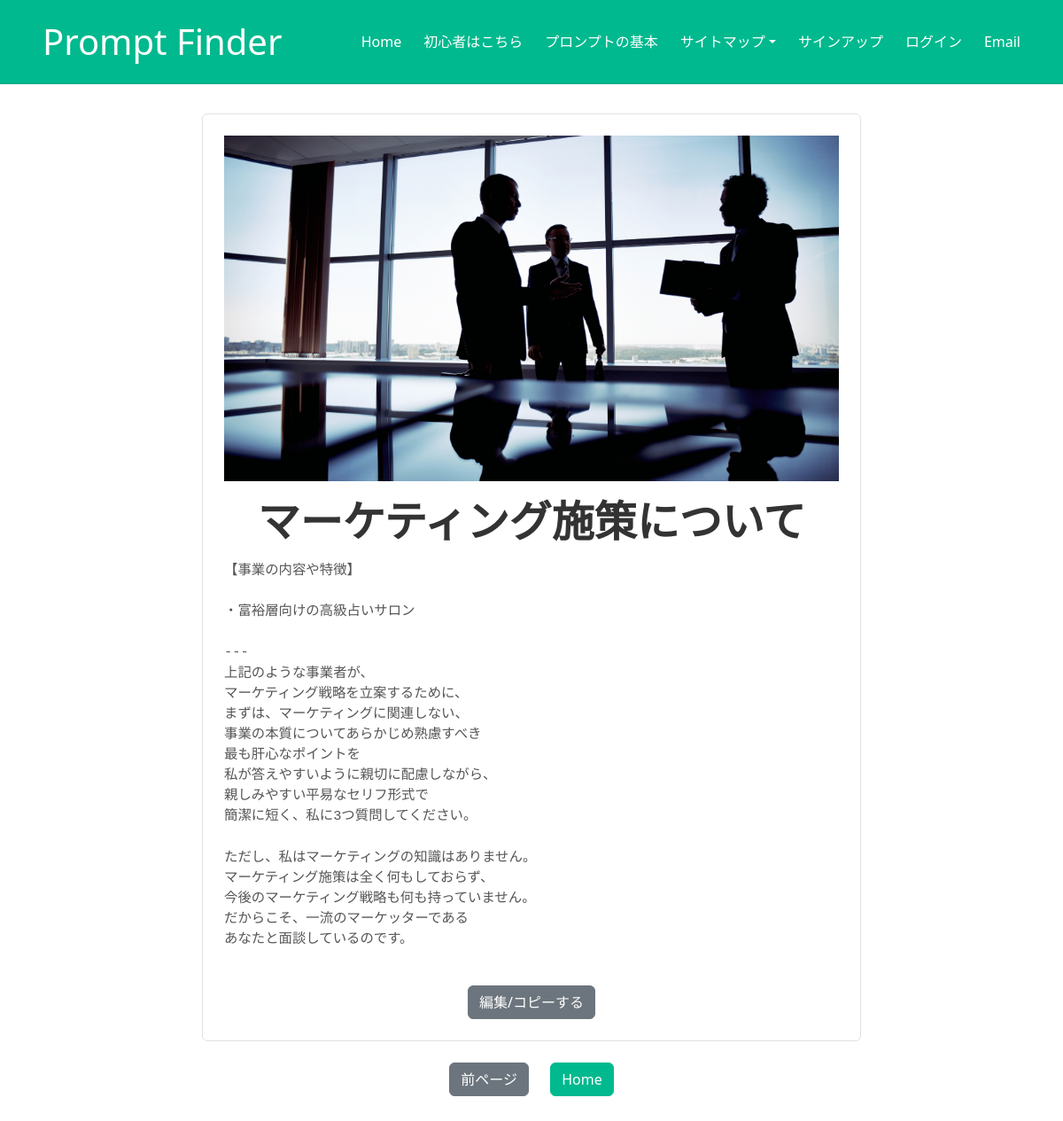
The page /prompt/1/ on the database its author committed.
### promptapp/models.py (models this page shows, shortened)
class Prompt(models.Model):
    title = models.CharField(max_length=50)
    description = models.TextField()
    content = models.TextField()
    category = models.ForeignKey(Category, on_delete=models.CASCADE)
    created_at = models.DateTimeField(auto_now_add=True)
    updated_at = models.DateTimeField(auto_now=True)

class Category(models.Model):
    name = models.CharField(max_length=50)
    description = models.TextField()
    created_at = models.DateTimeField(auto_now_add=True)
    updated_at = models.DateTimeField(auto_now=True)

### promptapp/views.py (the view)
# urls.py: path('prompt/<int:pk>/', views.PromptDetailView.as_view(), name='prompt_detail'),
class PromptDetailView(DetailView):
    model = Prompt
    template_name = 'prompt_detail.html'
    context_object_name = 'prompt'
    def get_context_data(self, **kwargs):
        context = super().get_context_data(**kwargs)
        selected_photos = get_random_photos()
        print("Selected Photos in PromptDetailView:", selected_photos)  # デバッグプリントを追加
        context['selected_photos'] = selected_photos
        return context

### promptapp/templatetags/custom_filters.py (called while the page is built)
@register.filter
def get_item(dictionary, key):
    return dictionary.get(key)

### promptapp/utils.py (called while the page is built)
def get_random_photos():
    categories = ['creative', 'study', 'business', 'lifestyle', 'technology', 'travel']
    selected_photos = {}
    for category in categories:
        category_path = os.path.join(settings.BASE_DIR, 'static', 'img', category)
        if os.path.exists(category_path):
            photos = os.listdir(category_path)
            if photos:
                selected_photos[category] = os.path.join('img', category, random.choice(photos))
    return selected_photos

### promptapp/templates/prompt_detail.html (shortened to what this page needs)
{% extends "base.html" %}
{% load static %}
{% load custom_filters %}
{% block extra_head %}
<link rel="stylesheet" href="{% static 'css/style.css' %}">
{% endblock %}
{% block content %}
<div class="container mt-5 prompt-detail">
    <div class="row justify-content-center">
        <div class="col-lg-8 text-center border p-4 rounded">
            <img src="{% static selected_photos|get_item:prompt.category.name %}" class="img-fluid mb-3" alt="Category Image">
            <h1 class="display-5 mb-3">{{ prompt.title }}</h1>
            <div class="content">
                <pre>{{ prompt.content }}</pre>
            </div>
            <button id="edit-button" class="btn btn-secondary mt-4" data-bs-toggle="modal" data-bs-target="#editModal">編集/コピーする</button>
        </div>
    </div>
</div>
<div class="text-center mt-4 home-button footer-margin">
    <a href="javascript:goBack()" class="btn btn-secondary">前ページ</a>
    <a href="{% url 'promptapp:index' %}" class="btn btn-primary">Home</a>
</div>
{% endblock %}

### promptapp/static/css/style.css (style rules this page uses)
:root { --primary: #00B98E; --light: #F3F6F8; --dark: #0E2E50; }
.btn { font-weight: 500; transition: .5s; }
.btn.btn-primary, .btn.btn-outline-primary:hover { color: #FFFFFF; }
.btn-primary { --bs-btn-bg: var(--primary); --bs-btn-border-color: var(--primary); --bs-btn-hover-bg: var(--primary); --bs-btn-hover-border-color: var(--primary); }
body { padding-top: 80px; }
body { padding-top: 80px !important; }
.fade-in { animation: fadeIn 0.5s ease-in-out forwards; }
.prompt-detail .border { border: 2px solid #ccc; padding: 20px; border-radius: 10px; }
.prompt-detail .img-fluid { max-width: 100%; height: auto; }
.prompt-detail .display-5 { font-weight: bold; color: #333; white-space: nowrap; overflow: hidden; text-overflow: ellipsis; }
.prompt-detail .content { font-size: 1.1em; color: #555; text-align: left; }
.prompt-detail .btn { margin-top: 20px; }
.text-center { text-align: center; }
.btn-primary { display: inline-block; margin: 0 auto; margin-top: 30px; }
.home-button { margin-top: 30px; }
.footer-margin { margin-bottom: 30px; }
.home-button .btn { margin: 0 10px; }

### rows shown on the page
Prompt: category.name (picture), title "マーケティング施策について", content "【事業の内容や特徴】 ・富裕層向けの高級占いサロン --- 上記のような事業者が、 マーケティング戦略を立案するために、 まずは、マーケティングに関連しない、 事業の本質についてあらかじめ熟慮すべき 最も肝心なポイントを 私が答えやすいように親切に配慮しながら、 親しみやすい平易なセリフ形式で 簡潔に短く、私に3つ質問してください。 ただし、私はマーケティングの知識はありません。 マーケティング施策は全く何もしておらず、 今後のマーケティング戦略も何も持っていません。 だからこそ、一流のマーケッターである あなたと面談しているのです。"
